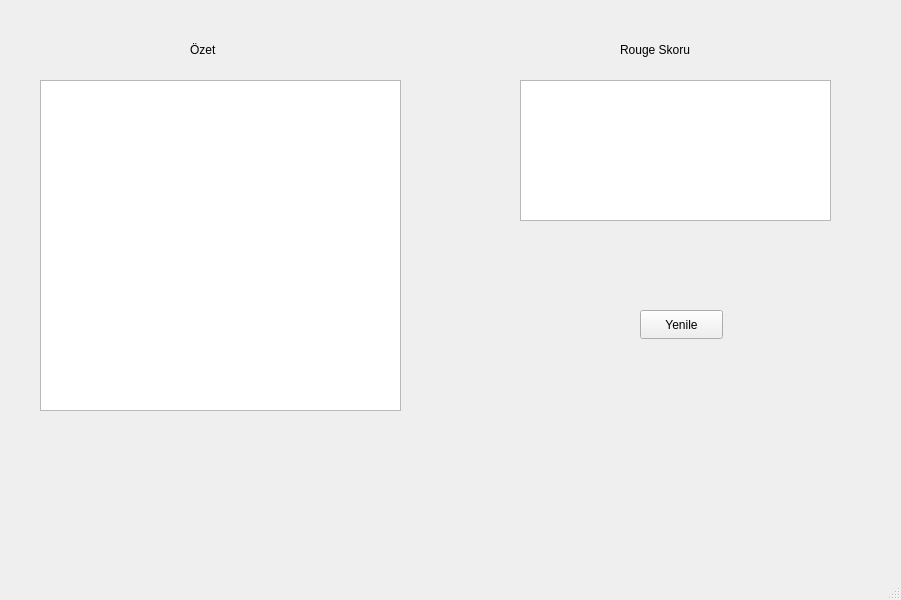
<?xml version="1.0" encoding="UTF-8"?>
<ui version="4.0">
 <class>MainWindow</class>
 <widget class="QMainWindow" name="MainWindow">
  <property name="geometry">
   <rect>
    <x>0</x>
    <y>0</y>
    <width>901</width>
    <height>600</height>
   </rect>
  </property>
  <property name="windowTitle">
   <string>MainWindow</string>
  </property>
  <widget class="QWidget" name="centralwidget">
   <widget class="QTextBrowser" name="textBrowser">
    <property name="geometry">
     <rect>
      <x>40</x>
      <y>80</y>
      <width>361</width>
      <height>331</height>
     </rect>
    </property>
   </widget>
   <widget class="QLabel" name="label">
    <property name="geometry">
     <rect>
      <x>190</x>
      <y>40</y>
      <width>41</width>
      <height>20</height>
     </rect>
    </property>
    <property name="text">
     <string>Özet</string>
    </property>
   </widget>
   <widget class="QTextBrowser" name="textBrowser_2">
    <property name="geometry">
     <rect>
      <x>520</x>
      <y>80</y>
      <width>311</width>
      <height>141</height>
     </rect>
    </property>
   </widget>
   <widget class="QLabel" name="label_2">
    <property name="geometry">
     <rect>
      <x>620</x>
      <y>40</y>
      <width>101</width>
      <height>20</height>
     </rect>
    </property>
    <property name="text">
     <string>Rouge Skoru</string>
    </property>
   </widget>
   <widget class="QPushButton" name="pushButton">
    <property name="geometry">
     <rect>
      <x>640</x>
      <y>310</y>
      <width>83</width>
      <height>29</height>
     </rect>
    </property>
    <property name="text">
     <string>Yenile</string>
    </property>
   </widget>
  </widget>
  <widget class="QMenuBar" name="menubar">
   <property name="geometry">
    <rect>
     <x>0</x>
     <y>0</y>
     <width>901</width>
     <height>25</height>
    </rect>
   </property>
  </widget>
  <widget class="QStatusBar" name="statusbar"/>
 </widget>
 <resources/>
 <connections/>
</ui>
